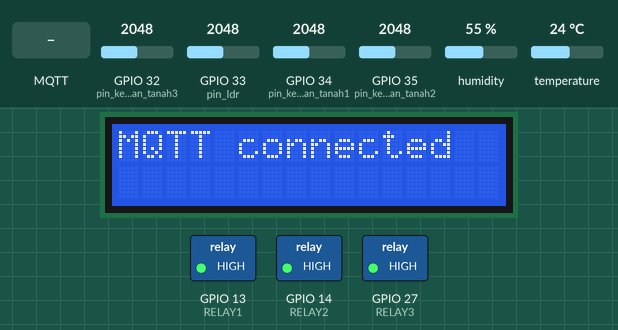
Recording of a sketch running on a simulated ESP32. Parts: 16×2 character LCD, switched loads named in the sketch (green lamp = pin HIGH). The test bench sets the inputs (shaded band); at power-on: GPIO 32 (pin_kelembaban_tanah3) = 2048, GPIO 33 (pin_ldr) = 2048, GPIO 34 (pin_kelembaban_tanah1) = 2048, GPIO 35 (pin_kelembaban_tanah2) = 2048, humidity 55 %, temperature 24 °C. WiFi joins after 1.5 s; servers stay silent unless stated; no MQTT or app messages arrive unless stated; what the sketch prints to the serial monitor is not drawn.

Above: at 7.5 s.
8.6 s: MQTT message "ON" arrives on the first subscribed topic
At 9.8 s:
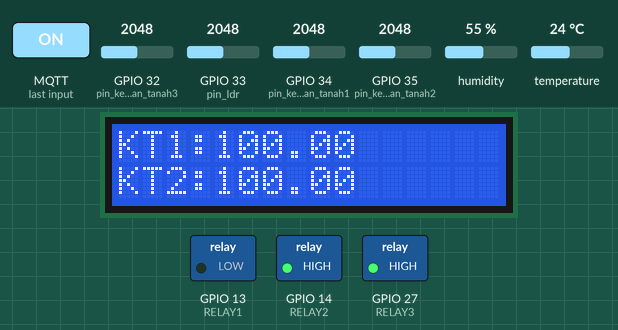
14.7 s: GPIO 32 (pin_kelembaban_tanah3) set to 3833
At 20.71 s:
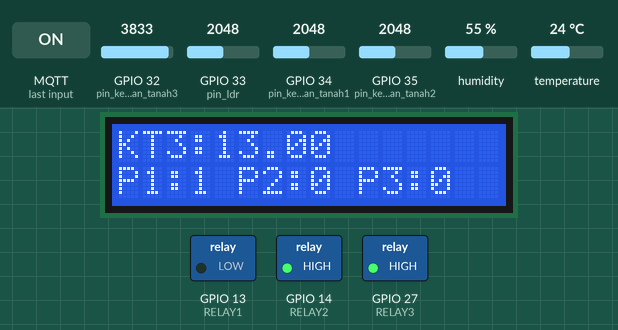
20.8 s: GPIO 32 (pin_kelembaban_tanah3) set to 3944
At 21.7 s:
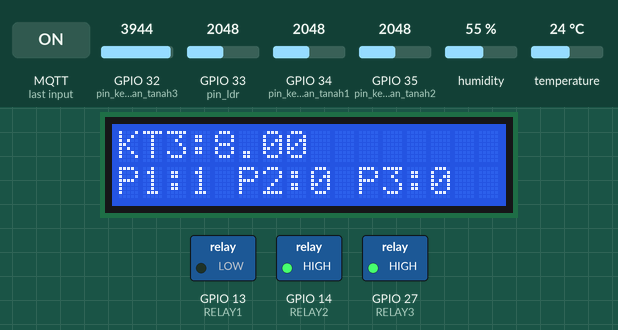
25.0 s: GPIO 33 (pin_ldr) set to 3690
At 25.4 s:
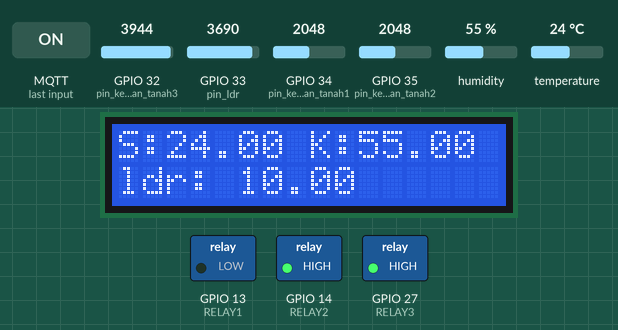
31.1 s: GPIO 33 (pin_ldr) set to 3778
At 33.8 s:
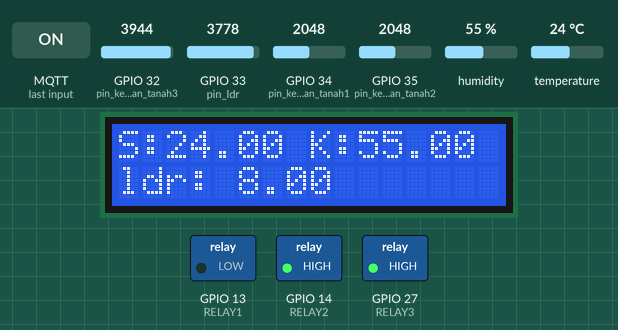
37.2 s: GPIO 32 (pin_kelembaban_tanah3) set to 2866
At 39.0 s:
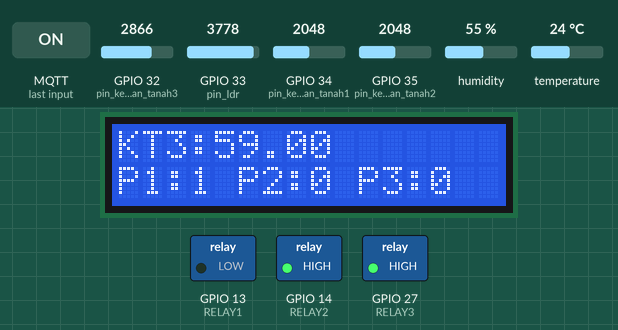
Timing chart, 0 to 40.5 s (numbered marks = the images above; inputs shaded):
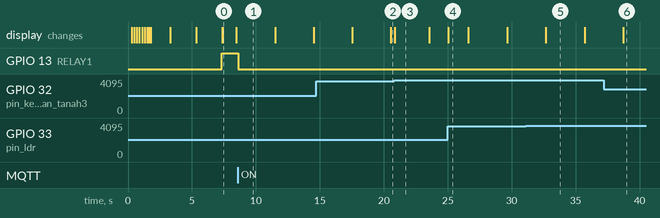

The sketch:

esp32.ino
```cpp
#include <WiFi.h>
#include <PubSubClient.h>
#include "DHT.h"
#include <LiquidCrystal_I2C.h>
LiquidCrystal_I2C lcd(0x27, 16, 2);


// ====== GPIO Relay ======
#define RELAY1 13
#define RELAY2 14
#define RELAY3 27
// pin sensor
int pin_dht11 = 5;
int pin_ldr = 33;
int pin_kelembaban_tanah1 = 34;
int pin_kelembaban_tanah2 = 35;
int pin_kelembaban_tanah3 = 32;

#define DHTTYPE DHT11  // Tipe sensor DHT11
DHT dht(pin_dht11, DHTTYPE);

// nilai sensor
float suhu = 0;
float kelembaban = 0;
float ldr = 0;
float kelembaban_tanah1 = 0;
float kelembaban_tanah2 = 0;
float kelembaban_tanah3 = 0;

int kondisi_p1 = 0;
int kondisi_p2 = 0;
int kondisi_p3 = 0;


// ====== Konfigurasi WiFi ======
const char* ssid = "wifi-iot";
const char* password = "password-iot";

// ====== Konfigurasi MQTT ======
const char* mqttServer = "test.mosquitto.org";
const int mqttPort = 1883;
WiFiClient espClient;
PubSubClient client(espClient);

// ====== Topik MQTT ======
String topicBase = "SatriaSensors773546";

String ldrPath = topicBase + "/ldr";
String tmpPath = topicBase + "/suhu";
String humPath = topicBase + "/kelembaban";
String humtPath1 = topicBase + "/kelembaban_tanah_1";
String humtPath2 = topicBase + "/kelembaban_tanah_2";
String humtPath3 = topicBase + "/kelembaban_tanah_3";

String relay1Path = topicBase + "/relay1";
String relay2Path = topicBase + "/relay2";
String relay3Path = topicBase + "/relay3";


void lcd_i2c(String text = "", int kolom = 0, int baris = 0) {
  byte bar[8] = {
    B11111,
    B11111,
    B11111,
    B11111,
    B11111,
    B11111,
    B11111,
  };
  if (text == "") {
    lcd.init();  //jika error pakai lcd.init();
    lcd.backlight();
    lcd.createChar(0, bar);
    lcd.setCursor(0, 0);
    lcd.print("Loading..");
    for (int i = 0; i < 16; i++) {
      lcd.setCursor(i, 1);
      lcd.write(byte(0));
      delay(100);
    }
    delay(50);
    lcd.clear();
  } else {
    lcd.setCursor(kolom, baris);
    lcd.print(text + "                ");
  }
}


void debug(String message, int row = 0, int clear = 1) {
  Serial.println(message);
  //tampilkan jika menggunakan lcd
  if (clear == 1) {
    lcd.clear();
  }
  lcd.setCursor(0, row);
  lcd.print(message);
}


// ====== Fungsi koneksi WiFi ======
void setupWiFi() {
  debug("Connecting to ");
  debug(ssid);

  WiFi.begin(ssid, password);
  while (WiFi.status() != WL_CONNECTED) {
    delay(500);
    Serial.print(".");
  }

  debug("\nWiFi connected");
  delay(2000);
  Serial.print("IP address: ");
  debug(WiFi.localIP().toString());
  delay(2000);
}

// ====== Callback saat ada pesan MQTT ======
void MQTTcallback(char* topic, byte* payload, unsigned int length) {
  String message;
  for (int i = 0; i < length; i++) {
    message += (char)payload[i];
  }

  Serial.print("Message [");
  Serial.print(topic);
  Serial.print("] = ");
  Serial.println(message);

  // Relay1
  if (String(topic) == relay1Path) {
    if (message == "ON") {
      digitalWrite(RELAY1, LOW);
      Serial.println("Relay 1 ON");
      kondisi_p1 = 1;
    } else if (message == "OFF") {
      digitalWrite(RELAY1, HIGH);
      Serial.println("Relay 1 OFF");
      kondisi_p1 = 0;
    }
  }

  // Relay2
  if (String(topic) == relay2Path) {
    if (message == "ON") {
      digitalWrite(RELAY2, LOW);
      Serial.println("Relay 2 ON");
      kondisi_p2 = 1;
    } else if (message == "OFF") {
      digitalWrite(RELAY2, HIGH);
      Serial.println("Relay 2 OFF");
      kondisi_p2 = 0;
    }
  }

  // Relay3
  if (String(topic) == relay3Path) {
    if (message == "ON") {
      digitalWrite(RELAY3, LOW);
      Serial.println("Relay 3 ON");
      kondisi_p3 = 1;
    } else if (message == "OFF") {
      digitalWrite(RELAY3, HIGH);
      Serial.println("Relay 3 OFF");
      kondisi_p3 = 0;
    }
  }
}

// ====== Koneksi ke MQTT Broker ======
void reconnect() {
  while (!client.connected()) {
    debug("Attempting MQTT connection...");
    if (client.connect("SatriaSensors_ESP32")) {
      debug("MQTT connected");


      // subscribe semua topik relay
      client.subscribe(relay1Path.c_str());
      client.subscribe(relay2Path.c_str());
      client.subscribe(relay3Path.c_str());

      // test
      client.publish("esp/test", "Hello from ESP32");
      client.subscribe("esp/test");
      delay(1000);
    } else {
      Serial.print("failed, rc=");
      Serial.print(client.state());
      Serial.println(" try again in 5 seconds");
      delay(5000);
    }
  }
}

// ====== Kirim data MQTT ======
void send_mosquito(String path, float pesan) {
  client.publish(path.c_str(), String(pesan).c_str());
}

void setup() {
  Serial.begin(115200);
  lcd_i2c();
  setupWiFi();
  client.setServer(mqttServer, mqttPort);
  client.setCallback(MQTTcallback);
  dht.begin();


  //pin sensor
  pinMode(pin_ldr, INPUT);
  pinMode(pin_kelembaban_tanah1, INPUT);
  pinMode(pin_kelembaban_tanah2, INPUT);
  pinMode(pin_kelembaban_tanah3, INPUT);


  // Relay sebagai output
  pinMode(RELAY1, OUTPUT);
  pinMode(RELAY2, OUTPUT);
  pinMode(RELAY3, OUTPUT);

  // default relay mati
  digitalWrite(RELAY1, HIGH);
  digitalWrite(RELAY2, HIGH);
  digitalWrite(RELAY3, HIGH);
}

void baca_sensor() {
  kelembaban = dht.readHumidity();
  suhu = dht.readTemperature();  // Celcius
  ldr = constrain(100 - map(analogRead(pin_ldr), 0, 4095, 0, 100), 0, 100);
  kelembaban_tanah1 = constrain(100 - map(analogRead(pin_kelembaban_tanah1), 2400, 4095, 0, 100), 0, 100);
  kelembaban_tanah2 = constrain(100 - map(analogRead(pin_kelembaban_tanah2), 2400, 4095, 0, 100), 0, 100);
  kelembaban_tanah3 = constrain(100 - map(analogRead(pin_kelembaban_tanah3), 2000, 4095, 0, 100), 0, 100);

  Serial.print("Data sensor suhu : " + String(suhu) + "/kelembaban : " + String(kelembaban) + "/ldr : " + String(ldr));
  Serial.println("/kt1 : " + String(kelembaban_tanah1) + "/kt2 : " + String(kelembaban_tanah2) + "/kt3 : " + String(kelembaban_tanah3));
}

int timer_tampilan = 3000;
int timer1 = 0;
int mode = 0;

void loop() {
  if (!client.connected()) {
    reconnect();
  }
  client.loop();
  // Baca sensor
  baca_sensor();

  //send_mosquito(ldrPath, random(100, 900));
  send_mosquito(ldrPath, ldr);
  send_mosquito(tmpPath, suhu);
  send_mosquito(humPath, kelembaban);
  send_mosquito(humtPath1, kelembaban_tanah1);
  send_mosquito(humtPath2, kelembaban_tanah2);
  send_mosquito(humtPath3, kelembaban_tanah3);

  Serial.println("Dummy data sent...");


  if (millis() - timer1 >= timer_tampilan) {
    mode += 1;
    timer1 = millis();
  }
  if (mode >= 3) {
    mode = 0;
  }

  if (mode == 0) {
    debug("S:" + String(suhu) + " K:" + String(kelembaban));
    debug("ldr: " + String(ldr), 1, 0);
  } else if (mode == 1) {
    debug("KT1:" + String(kelembaban_tanah1));
    debug("KT2:" + String(kelembaban_tanah2), 1, 0);
  } else if (mode == 2) {

    debug("KT3:" + String(kelembaban_tanah3) );
    debug("P1:" + String(kondisi_p1) + " P2:" + String(kondisi_p2) + " P3:" + String(kondisi_p3), 1, 0);
  }
  delay(10);
}
```

Measured:
- after the input at 8.6 s, GPIO 13 (RELAY1): HIGH → LOW at once
- after the input at 20.8 s, the display: changes after 0.07 s (image 3)
- what the display in image 0 shows lasts 1.1 s, from 7.4 s to 8.5 s
- what the display in image 3 shows lasts 2.7 s, from 20.9 s to 23.6 s
- what the display in image 4 shows lasts 1.5 s, from 25.1 s to 26.6 s
- what the display in image 5 shows lasts 3.0 s, from 32.7 s to 35.7 s
